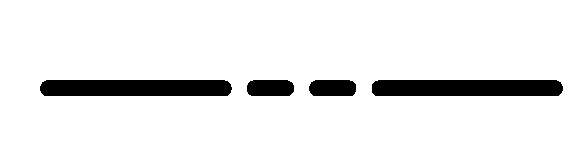
#> input picture samples/styles/property_line.png, 588 x 166 px
$ python -i contours_curved.py   (imports and definitions only)
#> lines starting #> are read from the running program, lines starting #| are printed output that depends on the picture; after the words box and inside, x2 and y2 are one past the last pixel; in counts of white or black regions, pixels touching at a corner belong together
from __future__ import annotations

import math
from dataclasses import dataclass

import cv2
import numpy as np
from skimage.filters import sato
from skimage.morphology import skeletonize


@dataclass
class Polyline:
    points: np.ndarray  # (N, 2) float xy in pixels
    length_px: float
    source: str = "skeleton"
    kind: str = "topo"  # topo | structure | existing | proposed
    straightness: float = 0.0
    mean_abs_turn: float = 0.0


def extract_curved_contours(
    image_bgr: np.ndarray,
    *,
    min_length_px: float = 55.0,
    max_polylines: int = 500,
    work_max_dim: int = 1800,
    allow_mask: np.ndarray | None = None,
    drop_structure: bool = True,
) -> list[Polyline]:
    """Extract topographic contours via ridge detection (Sato) + skeleton tracing.

    Adaptive threshold alone misses faint mid-gray contour ink. Sato black-ridge
    filtering targets thin dark strokes, then dash gaps are closed before tracing.

    ``allow_mask`` (H×W bool/uint8, same size as ``image_bgr``) restricts ink to
    property-interior zones after building/property structure has been removed.
    """
    gray = cv2.cvtColor(image_bgr, cv2.COLOR_BGR2GRAY)
    h, w = gray.shape
    scale = 1.0
    mask_work = None
    if allow_mask is not None:
        if allow_mask.shape[:2] != (h, w):
            raise ValueError("allow_mask must match image_bgr spatial size")
        mask_work = (allow_mask.astype(np.uint8) > 0).astype(np.uint8) * 255
    if max(h, w) > work_max_dim:
        scale = work_max_dim / max(h, w)
        gray = cv2.resize(gray, None, fx=scale, fy=scale, interpolation=cv2.INTER_AREA)
        if mask_work is not None:
            mask_work = cv2.resize(
                mask_work, None, fx=scale, fy=scale, interpolation=cv2.INTER_NEAREST
            )
    wh, ww = gray.shape

    ink = _ridge_ink_mask(gray)
    if mask_work is not None:
        ink = cv2.bitwise_and(ink, mask_work)

    # Bridge dashed existing contours
    ink = cv2.morphologyEx(
        ink,
        cv2.MORPH_CLOSE,
        cv2.getStructuringElement(cv2.MORPH_ELLIPSE, (3, 3)),
        iterations=2,
    )

    # Drop giant filled components (solid hatches)
    num, labels, stats, _ = cv2.connectedComponentsWithStats(ink, connectivity=8)
    cleaned = np.zeros_like(ink)
    area_limit = (wh * ww) * 0.04
    min_area = max(10, int(18 * scale * scale))
    for i in range(1, num):
        area = stats[i, cv2.CC_STAT_AREA]
        if min_area <= area <= area_limit:
            cleaned[labels == i] = 255

    skel = skeletonize(cleaned > 0).astype(np.uint8) * 255
    polylines = _trace_skeleton(skel, min_length_px=min_length_px * scale)

    if scale != 1.0:
        inv = 1.0 / scale
        for poly in polylines:
            poly.points = poly.points * inv
            poly.length_px = poly.length_px * inv

    kept: list[Polyline] = []
    for poly in polylines:
        _annotate_geometry(poly)
        cls = _classify_polyline(poly)
        if drop_structure and cls == "structure":
            continue
        if cls == "structure":
            poly.kind = "structure"
        else:
            poly.kind = _classify_existing_proposed(poly, image_bgr)
        kept.append(poly)

    # Prefer longer + curvier strokes (site contours over tiny nicks)
    kept.sort(
        key=lambda p: (p.length_px * (1.0 + 2.0 * p.mean_abs_turn)),
        reverse=True,
    )
    return kept[:max_polylines]


def filter_topo_polylines(polylines: list[Polyline]) -> list[Polyline]:
    return [p for p in polylines if p.kind in ("topo", "existing", "proposed")]


def _ridge_ink_mask(gray: np.ndarray) -> np.ndarray:
    """Sato ridges for faint contours, OR'd with a soft adaptive mask for bold ink."""
    g = gray.astype(np.float32) / 255.0
    ridge = sato(g, sigmas=(0.8, 1.2, 1.8, 2.5), black_ridges=True)
    # Keep strongest ridge responses (thin dark lines)
    thr = float(np.percentile(ridge, 90))
    ridge_mask = (ridge >= thr).astype(np.uint8) * 255

    blur = cv2.GaussianBlur(gray, (3, 3), 0)
    dark = cv2.adaptiveThreshold(
        blur,
        255,
        cv2.ADAPTIVE_THRESH_GAUSSIAN_C,
        cv2.THRESH_BINARY_INV,
        31,
        8,
    )
    # Only keep thin dark strokes from adaptive (erode heavy fills)
    dark = cv2.morphologyEx(
        dark,
        cv2.MORPH_OPEN,
        cv2.getStructuringElement(cv2.MORPH_ELLIPSE, (2, 2)),
        iterations=1,
    )
    return cv2.bitwise_or(ridge_mask, dark)


# [60 lines left out: functions _annotate_geometry, _classify_polyline, _classify_existing_proposed, not called in this run]


def _trace_skeleton(skel: np.ndarray, *, min_length_px: float) -> list[Polyline]:
    ys, xs = np.where(skel > 0)
    if len(xs) == 0:
        return []

    if len(xs) > 200_000:
        step = int(np.ceil(len(xs) / 200_000))
        xs = xs[::step]
        ys = ys[::step]

    points = set(zip(xs.tolist(), ys.tolist()))
    neighbors = [(-1, -1), (-1, 0), (-1, 1), (0, -1), (0, 1), (1, -1), (1, 0), (1, 1)]

    def degree(pt: tuple[int, int]) -> int:
        x, y = pt
        return sum((x + dx, y + dy) in points for dx, dy in neighbors)

    endpoints = [p for p in points if degree(p) == 1]
    visited: set[tuple[int, int]] = set()
    polylines: list[Polyline] = []
    seeds = endpoints + [p for p in list(points) if p not in endpoints]

    for start in seeds:
        if start in visited or start not in points:
            continue
        path = [start]
        visited.add(start)
        cur = start
        while True:
            x, y = cur
            nxts = [
                (x + dx, y + dy)
                for dx, dy in neighbors
                if (x + dx, y + dy) in points and (x + dx, y + dy) not in visited
            ]
            if not nxts:
                break
            if len(path) >= 2:
                prev = path[-2]
                vx, vy = cur[0] - prev[0], cur[1] - prev[1]

                def score(n: tuple[int, int]) -> float:
                    return -(vx * (n[0] - cur[0]) + vy * (n[1] - cur[1]))

                nxts.sort(key=score)
            cur = nxts[0]
            visited.add(cur)
            path.append(cur)

        if len(path) < 2:
            continue
        arr = np.array(path, dtype=np.float32)
        length = float(np.linalg.norm(np.diff(arr, axis=0), axis=1).sum())
        if length < min_length_px:
            continue
        approx = cv2.approxPolyDP(arr.reshape(-1, 1, 2), epsilon=1.1, closed=False)
        pts = approx.reshape(-1, 2).astype(np.float32)
        if len(pts) < 2:
            continue
        length = float(np.linalg.norm(np.diff(pts, axis=0), axis=1).sum())
        polylines.append(Polyline(points=pts, length_px=length))

    return polylines

>>> import cv2
>>> picture = cv2.imread('../../samples/styles/property_line.png')
#> picture is the input picture: shape (166, 588, 3); mean B, G, R 235.5, 235.5, 235.5
>>> result = extract_curved_contours(picture)
#> in _ridge_ink_mask, `ridge = sato(g, sigmas=(0.8, 1.2, 1.8, 2.5), black_ridges=True)`:
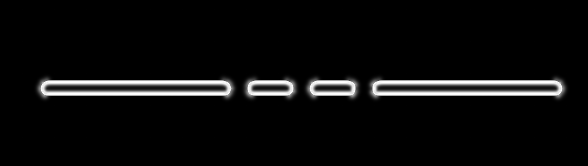
#> ridge: shape (166, 588) float32; min 0, max 0.245, mean 0.012; drawn with min black and max white
#> in _ridge_ink_mask, `thr = float(np.percentile(ridge, 90))`: thr = 0.0012
#> in _ridge_ink_mask, `ridge_mask = (ridge >= thr).astype(np.uint8) * 255`:
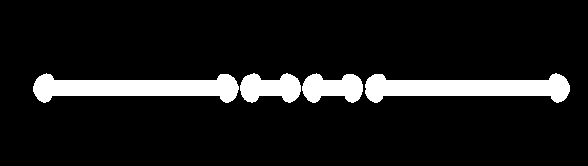
#> ridge_mask: shape (166, 588); 10% white; 4 white regions, box (x1, y1, x2, y2) and area: (33, 73, 239, 103) 3594, (365, 73, 570, 103) 3594, (240, 73, 301, 103) 1291, (302, 73, 363, 103) 1282
#> in _ridge_ink_mask, `dark = cv2.adaptiveThreshold( blur, 255, cv2.ADAPTIVE_THRESH_GAUSSIAN_..`:
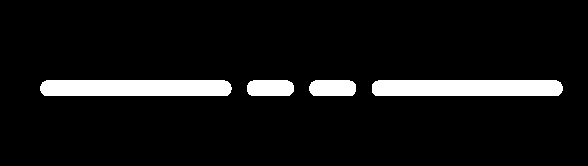
#> dark: shape (166, 588); 7.6% white; 4 white regions, box (x1, y1, x2, y2) and area: (40, 80, 232, 96) 3014, (372, 80, 563, 96) 3011, (247, 80, 294, 96) 707, (309, 80, 356, 96) 706
#> in _ridge_ink_mask, `dark = cv2.morphologyEx( dark, cv2.MORPH_OPEN, cv2.getStructuringEleme..`:
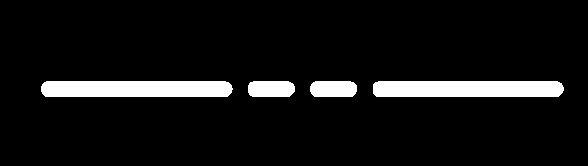
#> dark: shape (166, 588); 7.6% white; 4 white regions, box (x1, y1, x2, y2) and area: (41, 81, 233, 97) 3013, (373, 81, 564, 97) 3010, (248, 81, 295, 97) 706, (310, 81, 357, 97) 706
#> in _ridge_ink_mask, `return cv2.bitwise_or(ridge_mask, dark)`:
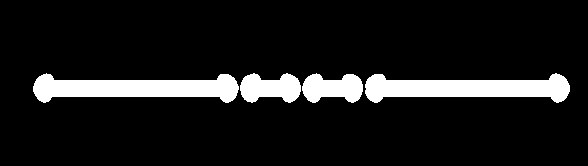
#> returned value: shape (166, 588); 10.4% white; 4 white regions, box (x1, y1, x2, y2) and area: (33, 73, 239, 103) 3762, (365, 73, 570, 103) 3762, (240, 73, 301, 103) 1314, (302, 73, 363, 103) 1306
#> in extract_curved_contours, `ink = cv2.morphologyEx( ink, cv2.MORPH_CLOSE, cv2.getStructuringElemen..`:
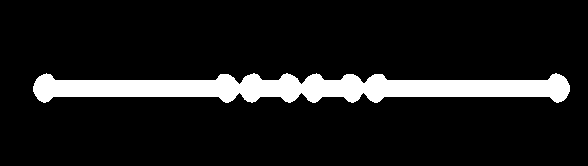
#> ink: shape (166, 588); 10.5% white; 1 white region, box (x1, y1, x2, y2) and area: (33, 73, 570, 103) 10240
#> in extract_curved_contours, `num, labels, stats, _ = cv2.connectedComponentsWithStats(ink, connecti..`: num = 2; stats = [[0, 0, 588, 166, 87368], [33, 73, 537, 30, 10240]]
#> the loop in extract_curved_contours, `for i in range(1, num):` made 1 pass
#> area on pass 1: 10240
#> after the loop in extract_curved_contours, `for i in range(1, num):`: cleaned: shape (166, 588); every value is 0
#> in _trace_skeleton, `ys, xs = np.where(skel > 0)`: ys = empty array
#> in extract_curved_contours, `polylines = _trace_skeleton(skel, min_length_px=min_length_px * scale)`: polylines = []
#> result = []
